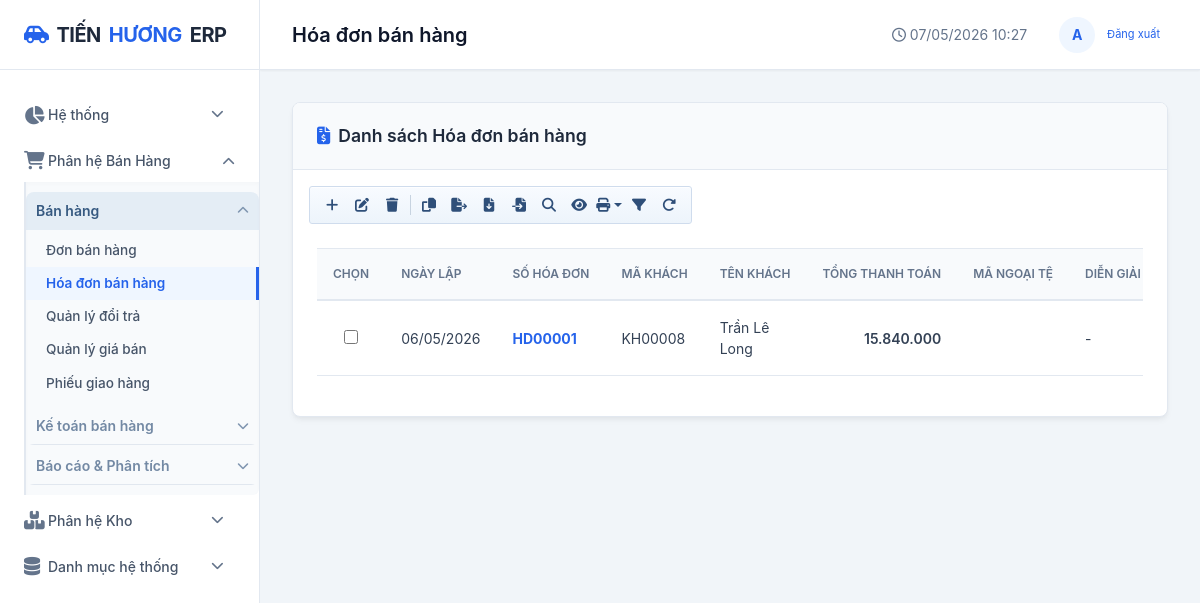
The page /ban-hang/hoa-don/ on the database its author committed.
### apps/ban_hang/models.py (models this page shows, shortened)
class HoaDonBan(AccountingPeriodLockMixin, models.Model):
    accounting_period_date_field = 'ngay_hach_toan'
    accounting_period_label = 'hóa đơn bán hàng'
    MA_GIAO_DICH = [
        ('1', '1 - Hóa đơn kiêm phiếu xuất bán'),
        ('2', '2 - Hóa đơn'),
    ]
    TRANG_THAI = [
        ('1', '1 - Lập chứng từ'),
        ('2', '2 - Chuyển sổ cái'),
    ]
    ma_giao_dich = models.CharField(max_length=5, choices=MA_GIAO_DICH, default='1', verbose_name='Mã giao dịch')
    so_hoa_don = models.CharField(max_length=30, unique=True, verbose_name='Số hóa đơn')
    ngay_lap = models.DateField(default=datetime.date.today, verbose_name='Ngày lập')
    ngay_hach_toan = models.DateField(default=datetime.date.today, verbose_name='Ngày hạch toán')
    ty_gia = models.DecimalField(max_digits=18, decimal_places=4, default=1, verbose_name='Tỷ giá')
    khach_hang = models.ForeignKey(KhachHang, on_delete=models.PROTECT, verbose_name='Khách hàng')
    ten_kh = models.CharField(max_length=200, blank=True, verbose_name='Tên khách')
    dia_chi = models.CharField(max_length=300, blank=True, verbose_name='Địa chỉ')
    so_dien_thoai = models.CharField(max_length=15, blank=True, verbose_name='Số điện thoại')
    mst = models.CharField(max_length=20, blank=True, verbose_name='MST')
    nguoi_mua_hang = models.CharField(max_length=120, blank=True, verbose_name='Người mua hàng')
    ma_nv_ban_hang = models.CharField(max_length=30, blank=True, verbose_name='Mã nhân viên bán hàng')
    tk_no = models.CharField(max_length=20, default='131', verbose_name='TK nợ')
    tk_co = models.CharField(max_length=20, default='511', verbose_name='TK có đối ứng')
    dien_giai = models.TextField(blank=True, verbose_name='Diễn giải')
    trang_thai = models.CharField(max_length=20, choices=TRANG_THAI, default='1', verbose_name='Trạng thái')
    don_ban = models.ForeignKey(DonBan, on_delete=models.SET_NULL, null=True, blank=True, related_name='hoa_don_lien_ket', verbose_name='Đơn bán liên kết')
    tong_so_luong = models.DecimalField(max_digits=18, decimal_places=2, default=0, verbose_name='Tổng số lượng')
    tong_chiet_khau = models.DecimalField(max_digits=18, decimal_places=0, default=0, verbose_name='Tổng chiết khấu')
    tien_hang = models.DecimalField(max_digits=18, decimal_places=0, default=0, verbose_name='Tiền hàng')
    tong_tien_thue = models.DecimalField(max_digits=18, decimal_places=0, default=0, verbose_name='Tổng tiền thuế')
    tong_cong = models.DecimalField(max_digits=18, decimal_places=0, default=0, verbose_name='Tổng cộng')
    da_thu = models.DecimalField(max_digits=18, decimal_places=0, default=0, verbose_name='Đã thu')
    con_no = models.DecimalField(max_digits=18, decimal_places=0, default=0, verbose_name='Còn nợ')
    nguoi_tao = models.ForeignKey(User, on_delete=models.SET_NULL, null=True, blank=True, related_name='hoa_don_ban_tao')
    ngay_tao = models.DateTimeField(auto_now_add=True)
    class Meta:
        db_table = 'ban_hang_hoadonban'
        verbose_name = 'Hóa đơn bán hàng'
        verbose_name_plural = 'Hóa đơn bán hàng'
        ordering = ['-ngay_lap', '-id']

### apps/danh_muc/models.py (models this page shows, shortened)
class KhachHang(models.Model):
    LOAI_KH = [
        ("1", "Cá nhân"),
        ("2", "Doanh nghiệp"),
        ("3", "Khác"),
    ]
    ma_kh = models.CharField(max_length=20, unique=True, verbose_name="Mã khách hàng")
    ten_kh = models.CharField(max_length=200, verbose_name="Tên khách hàng")
    la_khach_hang = models.BooleanField(default=True, verbose_name="Khách hàng")
    la_nha_cung_cap = models.BooleanField(default=False, verbose_name="Nhà cung cấp")
    la_nhan_vien = models.BooleanField(default=False, verbose_name="Nhân viên bán hàng")
    loai_kh = models.CharField(max_length=20, choices=LOAI_KH, default="1", verbose_name="Loại khách hàng")
    ma_so_thue = models.CharField(max_length=20, blank=True, verbose_name="Mã số thuế")
    dia_chi = models.CharField(max_length=300, blank=True, verbose_name="Địa chỉ")
    so_dien_thoai = models.CharField(max_length=15, verbose_name="Số điện thoại")
    email = models.EmailField(blank=True, verbose_name="Email")
    han_muc_cong_no = models.DecimalField(max_digits=18, decimal_places=0, default=0, verbose_name="Hạn mức công nợ")
    so_ngay_no_max = models.IntegerField(default=0, verbose_name="Số ngày nợ tối đa")
    chiet_khau_mac_dinh = models.DecimalField(max_digits=5, decimal_places=2, default=0, verbose_name="Chiết khấu mặc định (%)")
    ghi_chu = models.TextField(blank=True, verbose_name="Ghi chú")
    trang_thai = models.BooleanField(default=True, verbose_name="Trạng thái")
    ngay_tao = models.DateTimeField(auto_now_add=True)
    nhom_kh = models.ForeignKey(
        NhomKhachHang,
        on_delete=models.SET_NULL,
        null=True,
        blank=True,
        verbose_name="Nhóm khách hàng",
    )
    class Meta:
        db_table = "danh_muc_khachhang"
        verbose_name = "Khách hàng"
        verbose_name_plural = "Danh sách khách hàng"
        ordering = ["ma_kh"]

### apps/ban_hang/views.py (the view)
# urls.py: path('hoa-don/', views.hoa_don_ban_list, name='hoa_don_ban_list'),
def hoa_don_ban_list(request):
    items = _hoa_don_ban_filtered_queryset(request)[:100]
    current_period = get_current_accounting_period()
    context = {
        'items': items,
        'current_period': current_period,
        'q': request.GET.get('q', '').strip(),
        'ma_giao_dich_filter': request.GET.get('ma_giao_dich', '').strip(),
        'trang_thai_filter': request.GET.get('trang_thai', '').strip(),
        'tu_ngay': request.GET.get('tu_ngay', '').strip(),
        'den_ngay': request.GET.get('den_ngay', '').strip(),
        'so_hd_tu': request.GET.get('so_hd_tu', '').strip(),
        'so_hd_den': request.GET.get('so_hd_den', '').strip(),
        'ma_kh': request.GET.get('ma_kh', '').strip(),
        'ma_hang': request.GET.get('ma_hang', '').strip(),
        'tk_vat_tu': request.GET.get('tk_vat_tu', '').strip(),
        'tk_gia_von': request.GET.get('tk_gia_von', '').strip(),
        'tk_doanh_thu': request.GET.get('tk_doanh_thu', '').strip(),
        'page_title': 'Hóa đơn bán hàng',
        'active_menu': 'hoa_don_ban',
    }
    return render(request, 'ban_hang/hoa_don_ban_list.html', context)

### apps/ban_hang/templatetags/money_filters.py (called while the page is built)
def _to_decimal(value):
    if value in (None, ''):
        return Decimal('0')
    if isinstance(value, Decimal):
        return value
    try:
        return Decimal(str(value).replace(',', '').strip())
    except (InvalidOperation, AttributeError, ValueError):
        return Decimal('0')

@register.filter(name='vnd')
def vnd(value):
    amount = int(_to_decimal(value).quantize(Decimal('1')))
    return f'{amount:,}'.replace(',', '.')

### apps/ban_hang/views.py (called while the page is built, shortened)
def _hoa_don_ban_filtered_queryset(request):
    items = HoaDonBan.objects.select_related('khach_hang', 'don_ban', 'nguoi_tao')
    q = request.GET.get('q', '').strip()
    ma_giao_dich = request.GET.get('ma_giao_dich', '').strip()
    trang_thai = request.GET.get('trang_thai', '').strip()
    tu_ngay = request.GET.get('tu_ngay', '').strip()
    den_ngay = request.GET.get('den_ngay', '').strip()
    ma_kh = request.GET.get('ma_kh', '').strip()
    if ma_giao_dich:
        items = items.filter(ma_giao_dich=ma_giao_dich)
    if trang_thai:
        items = items.filter(trang_thai=trang_thai)
    if tu_ngay:
        items = items.filter(ngay_lap__gte=tu_ngay)
    if den_ngay:
        items = items.filter(ngay_lap__lte=den_ngay)
    if ma_kh:
        items = items.filter(khach_hang__ma_kh__icontains=ma_kh)
    return items.order_by('-ngay_lap', '-id')

### apps/so_cai/periods.py (called while the page is built)
def _period_model():
    return apps.get_model('so_cai', 'KyKeToan')

def get_current_accounting_period():
    period_model = _period_model()
    try:
        return period_model.objects.filter(is_current=True).order_by('-nam', '-ky_so').first()
    except (OperationalError, ProgrammingError):
        return None

### templates/ban_hang/hoa_don_ban_list.html (shortened to what this page needs)
{% extends 'base.html' %}
{% load humanize %}
{% load money_filters %}
{% block content %}
<div class="card">
    <div class="card-header">
        <div class="card-title"><i class="fas fa-file-invoice-dollar text-primary"></i> Danh sách Hóa đơn bán hàng</div>
    </div>
    <div class="px-3 pt-3">
        <div class="erp-toolbar" role="toolbar" aria-label="Thanh thao tác hóa đơn">
            <a href="{% url 'hoa_don_ban_them' %}" class="erp-toolbar-btn" title="Thêm mới"><i class="fas fa-plus"></i></a>
            <button type="button" class="erp-toolbar-btn" id="btnHdEdit" title="Sửa"><i class="fas fa-pen-to-square"></i></button>
            <button type="button" class="erp-toolbar-btn" id="btnHdDelete" title="Xóa"><i class="fas fa-trash"></i></button>
            <button type="button" class="erp-toolbar-btn" id="btnHdCopy" title="Chép dữ liệu"><i class="fas fa-copy"></i></button>
            <a href="{% url 'hoa_don_ban_export_data' %}?{{ request.GET.urlencode }}" class="erp-toolbar-btn" title="Kết xuất dữ liệu"><i class="fas fa-file-export"></i></a>
            <a href="{% url 'hoa_don_ban_export_template' %}" class="erp-toolbar-btn" title="Tải tệp xuống (mẫu)"><i class="fas fa-file-arrow-down"></i></a>
            <button type="button" class="erp-toolbar-btn" id="btnHdImport" title="Đẩy dữ liệu lên"><i class="fas fa-file-import"></i></button>
            <button type="button" class="erp-toolbar-btn" id="btnHdSearch" title="Tìm kiếm"><i class="fas fa-magnifying-glass"></i></button>
            <button type="button" class="erp-toolbar-btn" id="btnHdView" title="Xem"><i class="fas fa-eye"></i></button>
            <div class="btn-group">
                <button type="button" class="erp-toolbar-btn dropdown-toggle" data-bs-toggle="dropdown" title="In"><i class="fas fa-print"></i></button>
            </div>
            <button type="button" class="erp-toolbar-btn" id="btnHdQuery" title="Truy vấn"><i class="fas fa-filter"></i></button>
            <button type="button" class="erp-toolbar-btn" onclick="window.location.reload()" title="Làm mới"><i class="fas fa-rotate-right"></i></button>
        </div>
    </div>
    <div class="card-body">
        <div class="table-responsive">
            <table class="table">
                <thead>
                    <tr>
                        <th style="width:42px;">Chọn</th>
                        <th>Ngày lập</th>
                        <th>Số hóa đơn</th>
                        <th>Mã khách</th>
                        <th>Tên khách</th>
                        <th class="text-right">Tổng thanh toán</th>
                        <th>Mã ngoại tệ</th>
                        <th>Diễn giải</th>
                    </tr>
                </thead>
                <tbody>
                    {% for item in items %}
                    <tr>
                        <td class="text-center"><input type="checkbox" name="selected_hd" class="erp-row-select" value="{{ item.pk }}" data-detail-url="{% url 'hoa_don_ban_detail' item.pk %}" data-print-url="{% url 'hoa_don_ban_in' item.pk %}" data-edit-url="{% url 'hoa_don_ban_sua' item.pk %}" data-delete-url="{% url 'hoa_don_ban_xoa' item.pk %}" data-copy-url="{% url 'hoa_don_ban_copy' item.pk %}" data-trang-thai="{{ item.trang_thai }}" data-ngay-lap="{{ item.ngay_lap|date:'Y-m-d' }}" data-ngay-hach-toan="{{ item.ngay_hach_toan|date:'Y-m-d' }}" data-so-hd="{{ item.so_hoa_don }}"></td>
                        <td>{{ item.ngay_lap|date:"d/m/Y" }}</td>
                        <td><a href="{% url 'hoa_don_ban_detail' item.pk %}"><strong>{{ item.so_hoa_don }}</strong></a></td>
                        <td>{{ item.khach_hang.ma_kh }}</td>
                        <td>{{ item.ten_kh }}</td>
                        <td class="text-right fw-semibold">{{ item.tong_cong|vnd }}</td>
                        <td>{{ item.ma_ngoai_te }}</td>
                        <td>{{ item.dien_giai|default:"-"|truncatechars:40 }}</td>
                    </tr>
                    {% empty %}
                    <tr><td colspan="9" class="text-center text-muted">Không tìm thấy hóa đơn bán hàng phù hợp.</td></tr>
                    {% endfor %}
                </tbody>
            </table>
        </div>
    </div>
</div>
{% endblock %}

### static/css/style.css (style rules this page uses)
:root { --bg-dark: #f1f5f9; --bg-panel: #ffffff; --bg-card: #ffffff; --bg-hover: #f8fafc; --accent-color: #2563eb; --accent-hover: #1d4ed8; --accent-light: #eff6ff; --text-main: #0f172a; --text-muted: #64748b; --text-dark: #ffffff; --border-color: #e2e8f0; --success: #10b981; --danger: #ef4444; --warning: #f59e0b; --info: #3b82f6; --sidebar-width: 260px; --header-height: 70px; --shadow-sm: 0 1px 2px 0 rgba(0, 0, 0, 0.05); --shadow-md: 0 4px 6px -1px rgba(0, 0, 0, 0.05), 0 2px 4px -1px rgba(0, 0, 0, 0.03); --shadow-lg: 0 10px 15px -3px rgba(0, 0, 0, 0.05), 0 4px 6px -2px rgba(0, 0, 0, 0.025); --radius-sm: 0.375rem; --radius-md: 0.5rem; --radius-lg: 0.75rem; }
* { margin: 0; padding: 0; box-sizing: border-box; }
body { font-family: 'Inter', system-ui, -apple-system, sans-serif; background-color: var(--bg-dark); color: var(--text-main); line-height: 1.5; font-size: 14px; }
a { color: var(--accent-color); text-decoration: none; transition: all 0.2s ease; }
.card { background-color: var(--bg-card); border-radius: var(--radius-md); box-shadow: var(--shadow-md); border: 1px solid var(--border-color); margin-bottom: 1.5rem; overflow: hidden; }
.card-header { padding: 1.25rem 1.5rem; border-bottom: 1px solid var(--border-color); display: flex; justify-content: space-between; align-items: center; background-color: #f8fafc; }
.card-title { font-size: 1.1rem; font-weight: 600; margin: 0; display: flex; align-items: center; gap: 0.5rem; color: #1e293b; }
.card-body { padding: 1.5rem; }
.table-responsive { overflow-x: auto; width: 100%; }
.table { width: 100%; border-collapse: collapse; text-align: left; }
.table th { background-color: #f8fafc; color: var(--text-muted); font-weight: 600; font-size: 0.75rem; text-transform: uppercase; padding: 1rem; border-bottom: 2px solid var(--border-color); white-space: nowrap; border-top: 1px solid var(--border-color); }
.table td { padding: 1rem; border-bottom: 1px solid var(--border-color); vertical-align: middle; color: #334155; }
.table tbody tr { transition: background-color 0.2s; }
.text-right { text-align: right; }
.text-center { text-align: center; }
.fw-semibold { font-weight: 600; }
.text-primary { color: var(--accent-color) !important; }
.px-3 { padding-left: 1rem !important; padding-right: 1rem !important; }

### templates/base.html (style rules this page uses)
.erp-toolbar { display: flex; align-items: center; gap: 2px; padding: 4px 8px; background: linear-gradient(180deg, #f8fbff 0%, #edf4fb 100%); border: 1px solid #cfdced; border-radius: 3px; box-shadow: inset 0 1px 0 rgba(255,255,255,0.85); width: fit-content; flex-wrap: wrap; }
.erp-toolbar-btn { width: 28px; height: 28px; display: inline-flex; align-items: center; justify-content: center; border: 1px solid transparent; border-radius: 2px; background: transparent; color: #2f4f79; text-decoration: none; cursor: pointer; transition: all .12s ease; }
.erp-row-select { width: 14px; height: 14px; accent-color: #2f66eb; cursor: pointer; }

### rows shown on the page
HoaDonBan: ngay_lap "06/05/2026", so_hoa_don "HD00001", khach_hang.ma_kh "KH00008", ten_kh "Trần Lê Long", tong_cong|vnd "15.840.000", dien_giai "-"

### other values the page prints
{{ page_title }} "Hóa đơn bán hàng"
{{ user.username|make_list|first|upper|default:"A" }} "A"
